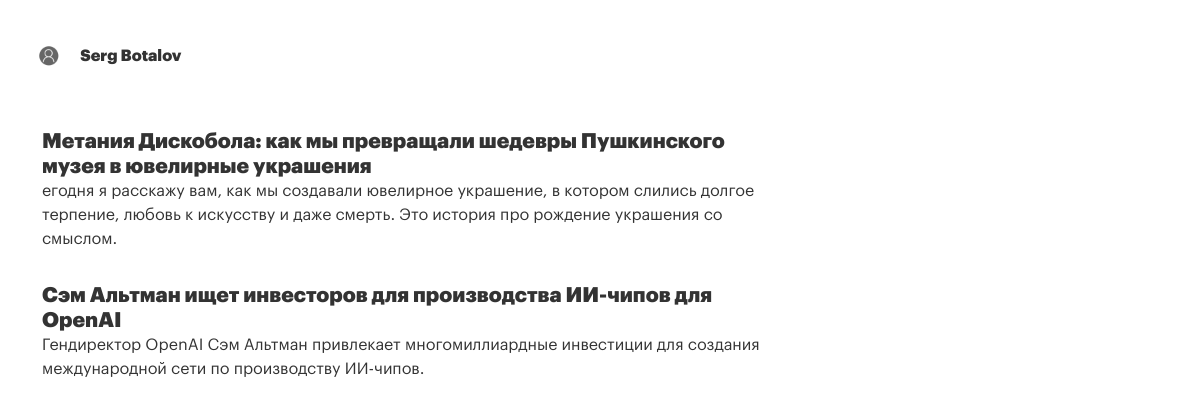
The app's page /, older data.
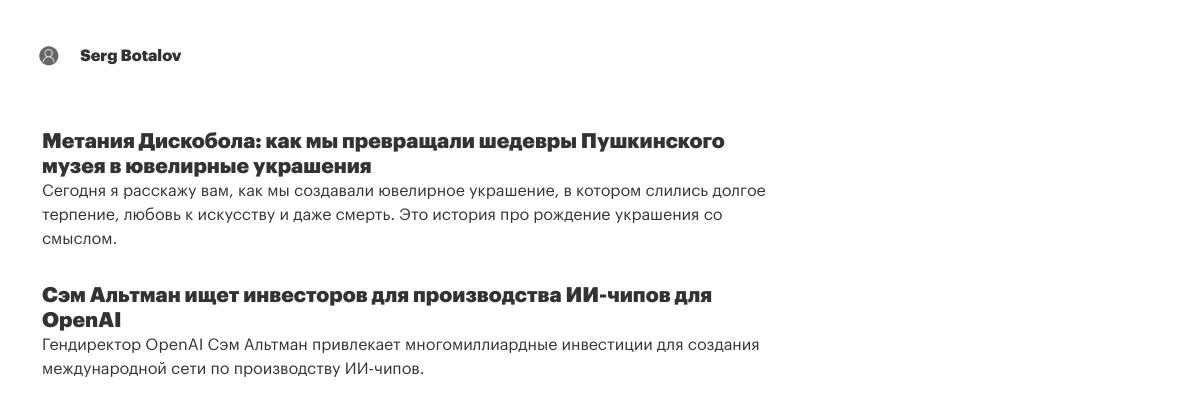
The same page, newer data.
### blog/models.py (models this page shows, shortened)
class Article(models.Model):
    title = models.CharField(max_length=255)
    summary = models.CharField(max_length=255)
    full_text = models.TextField()
    category = models.CharField(max_length=255)
    pubdate = models.DateTimeField()
    slug = models.CharField(max_length=100, unique=True)
    def get_absolute_url(self):
        return reverse('article_page', kwargs={'slug': self.slug})

### blog/views.py (the view)
# urls.py: path('', views.home_page, name='home_page'),
def home_page(request):
    articles = Article.objects.all()
    context = {
        'articles': articles,
    }
    return render(request, 'blog/home_page.html', context)

### blog/templates/blog/home_page.html (shortened to what this page needs)
{% extends 'blog/base.html' %}
{% load static %}
{% block content %}
<div class="row">
    <div class="col-md-8 col-sm-12">
        <div class="article-list">
            {% for article in articles %}
                <div class="article">
                    <h2 class="article_title">
                        <a href="{{ article.get_absolute_url }}">{{article.title}}</a>
                    </h2>
                    <p class="article_summary">{{article.summary}}</p>
                </div>
            {% endfor %}
        </div>
    </div>
</div>
{% endblock %}

Row changes from the older to the newer data that the page shows:
changed Article: summary "егодня я расскажу вам, как…" → "Сегодня я расскажу вам, как…"
